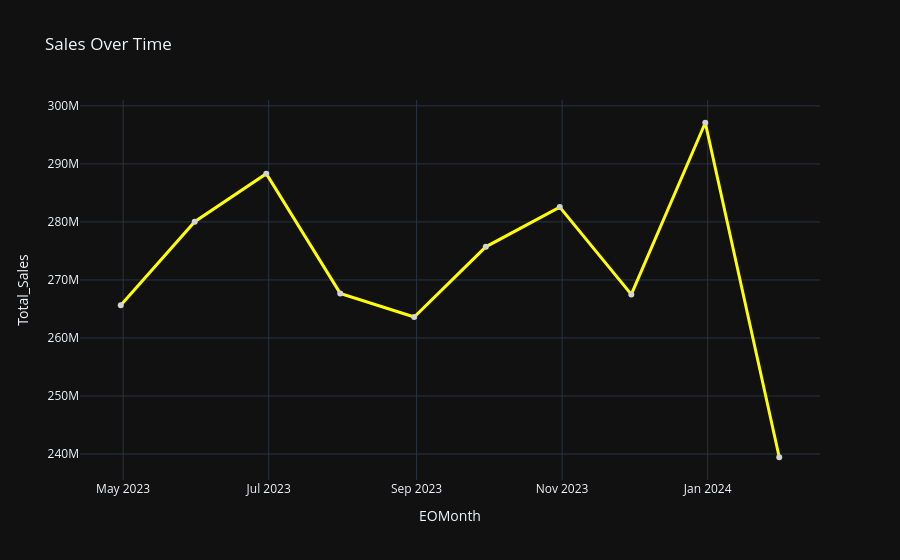
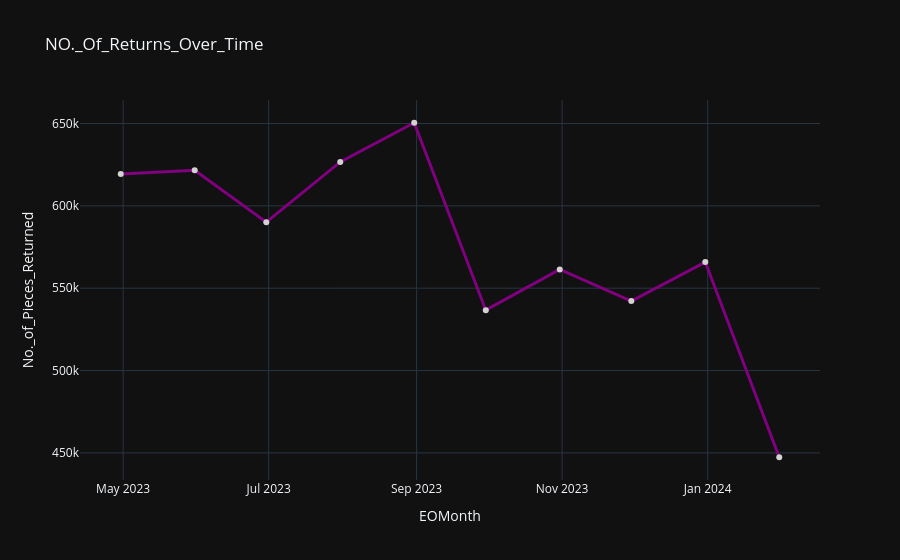

Notebook code for these charts, in order:
### Code cell
Visualization = TimeSeries_Viz(df)
Visualization.OverTime()

### Figure 1 — Plotly figure (JSON) as saved in the notebook; plotly's stock layout.template omitted (floating-point values rounded to 4 significant figures)
{"data": [{"hovertemplate": "EOMonth=%{x}<br>Total_Sales=%{y}<extra></extra>", "legendgroup": "", "line": {"color": "yellow", "dash": "solid", "shape": "linear", "width": 3}, "marker": {"color": "lightgrey", "size": 6, "symbol": "circle"}, "mode": "lines+markers", "name": "", "orientation": "v", "showlegend": false, "type": "scatter", "x": ["2023-04-30", "2023-05-31", "2023-06-30", "2023-07-31", "2023-08-31", "2023-09-30", "2023-10-31", "2023-11-30", "2023-12-31", "2024-01-31"], "xaxis": "x", "y": [265624060, 280047020, 288321290, 267685965, 263623335, 275708380, 282559445, 267503565, 297094780, 239441700], "yaxis": "y"}], "layout": {"autosize": true, "legend": {"tracegroupgap": 0}, "title": {"text": "Sales Over Time"}, "xaxis": {"anchor": "y", "autorange": true, "domain": [0, 1], "range": ["2023-04-13 07:07:09.7355", "2024-02-16 16:52:50.2645"], "title": {"text": "EOMonth"}, "type": "date"}, "yaxis": {"anchor": "x", "autorange": true, "domain": [0, 1], "range": [234700000.0, 301900000.0], "title": {"text": "Total_Sales"}, "type": "linear"}}}

### Figure 2 — Plotly figure (JSON) as saved in the notebook; plotly's stock layout.template omitted (floating-point values rounded to 4 significant figures)
{"data": [{"hovertemplate": "EOMonth=%{x}<br>No._of_Pieces_Returned=%{y}<extra></extra>", "legendgroup": "", "line": {"color": "purple", "dash": "solid", "shape": "linear", "width": 3}, "marker": {"color": "lightgrey", "size": 6, "symbol": "circle"}, "mode": "lines+markers", "name": "", "orientation": "v", "showlegend": false, "type": "scatter", "x": ["2023-04-30", "2023-05-31", "2023-06-30", "2023-07-31", "2023-08-31", "2023-09-30", "2023-10-31", "2023-11-30", "2023-12-31", "2024-01-31"], "xaxis": "x", "y": [619388, 621568, 590070, 626649, 650457, 536662, 561430, 542205, 565883, 447370], "yaxis": "y"}], "layout": {"autosize": true, "legend": {"tracegroupgap": 0}, "title": {"text": "NO._Of_Returns_Over_Time"}, "xaxis": {"anchor": "y", "autorange": true, "domain": [0, 1], "range": ["2023-04-13 07:07:09.7355", "2024-02-16 16:52:50.2645"], "title": {"text": "EOMonth"}, "type": "date"}, "yaxis": {"anchor": "x", "autorange": true, "domain": [0, 1], "range": [430600.0, 667200.0], "title": {"text": "No._of_Pieces_Returned"}, "type": "linear"}}}
